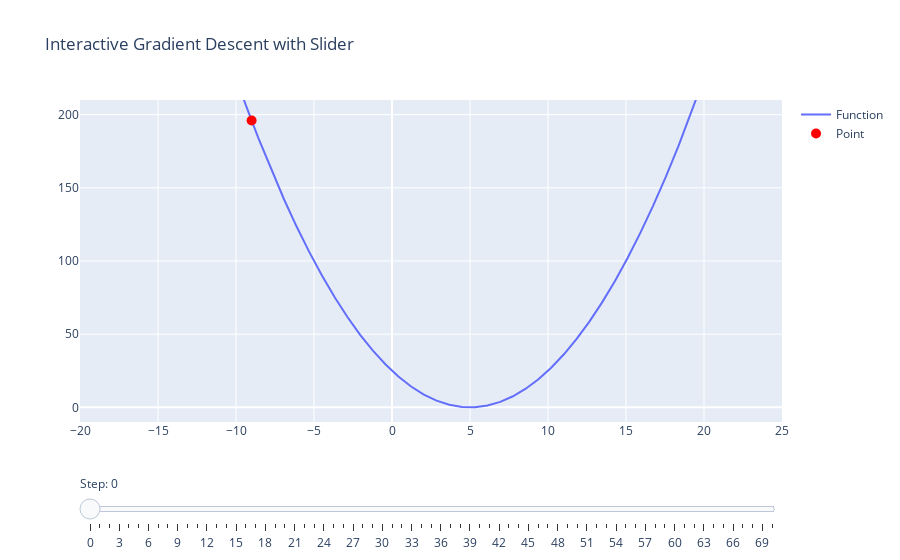

Notebook source saved alongside this figure:
### Code cell
import numpy as np
import plotly.graph_objects as go

# Функция и её производная
def f(x):
    return (x-5)**2

def df(x):
    return 2*(x-5)

# Градиентный спуск
def gradient_descent(starting_x, learning_rate, num_iterations):
    x = starting_x
    x_history = [x]
    y_history = [f(x)]
    grad_history = [df(x)]

    for _ in range(num_iterations):
        grad = df(x)
        x = x - learning_rate * grad
        x_history.append(x)
        y_history.append(f(x))
        grad_history.append(grad)

    return x_history, y_history, grad_history

# Начальные параметры
starting_x = -9
learning_rate = 0.7
num_iterations = 70

x_history, y_history, grad_history = gradient_descent(starting_x, learning_rate, num_iterations)

# Создание графика
x_range = np.linspace(-20, 20)
y_range = f(x_range)

fig = go.Figure()

# Добавляем основной график функции
fig.add_trace(go.Scatter(x=x_range, y=y_range, mode='lines', name='Function'))

# Добавляем точку
fig.add_trace(go.Scatter(x=[x_history[0]], y=[y_history[0]], mode='markers', marker=dict(color='red', size=10), name='Point'))

# Добавляем интерактивный слайдер
steps = []
for i in range(len(x_history)):
    prev_y = y_history[i-1] if i > 0 else 'N/A'
    annotation_text = f"x={x_history[i]:.2f}, y={y_history[i]:.2f}, grad={grad_history[i]:.2f}, prev_y={prev_y:.2f}" if i > 0 else f"x={x_history[i]:.2f}, y={y_history[i]:.2f}, grad={grad_history[i]:.2f}"
    step = dict(
        method="update",
        args=[{"x": [x_range, [x_history[i]]],
               "y": [y_range, [y_history[i]]]},
              {"title": f"Step: {i}",
               "annotations": [{
                   "x": x_history[i],
                   "y": y_history[i],
                   "xref": "x",
                   "yref": "y",
                   "text": annotation_text,
                   "showarrow": True,
                   "arrowhead": 7,
                   "ax": 0,
                   "ay": -80}]
              }],
        label=str(i)
    )
    steps.append(step)

sliders = [dict(
    active=0,
    currentvalue={"prefix": "Step: "},
    pad={"t": 50},
    steps=steps
)]

fig.update_layout(
    sliders=sliders,
    title="Interactive Gradient Descent with Slider",
    xaxis=dict(range=[-20, 25], autorange=False),
    yaxis=dict(range=[-10, 210], autorange=False),
    showlegend=True
)

# Сохраняем график в HTML
# fig.write_html("gradient_descent_interactive.html")

fig.show()
